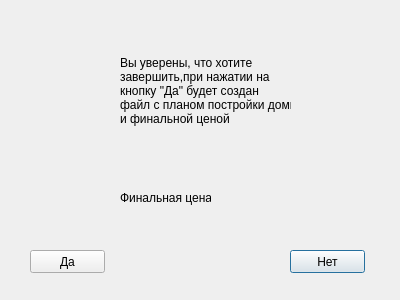
<?xml version="1.0" encoding="UTF-8"?>
<ui version="4.0">
 <class>finish</class>
 <widget class="QDialog" name="finish">
  <property name="geometry">
   <rect>
    <x>0</x>
    <y>0</y>
    <width>400</width>
    <height>300</height>
   </rect>
  </property>
  <property name="windowTitle">
   <string>Завершение</string>
  </property>
  <widget class="QPushButton" name="pushButton">
   <property name="geometry">
    <rect>
     <x>290</x>
     <y>250</y>
     <width>75</width>
     <height>23</height>
    </rect>
   </property>
   <property name="text">
    <string>Нет</string>
   </property>
  </widget>
  <widget class="QPushButton" name="pushButton_2">
   <property name="geometry">
    <rect>
     <x>30</x>
     <y>250</y>
     <width>75</width>
     <height>23</height>
    </rect>
   </property>
   <property name="text">
    <string>Да</string>
   </property>
  </widget>
  <widget class="QLabel" name="label">
   <property name="geometry">
    <rect>
     <x>120</x>
     <y>30</y>
     <width>171</width>
     <height>121</height>
    </rect>
   </property>
   <property name="text">
    <string>Вы уверены, что хотите 
завершить,при нажатии на 
кнопку &quot;Да&quot; будет создан
файл с планом постройки домика
и финальной ценой</string>
   </property>
  </widget>
  <widget class="QLabel" name="label_2">
   <property name="geometry">
    <rect>
     <x>120</x>
     <y>190</y>
     <width>91</width>
     <height>16</height>
    </rect>
   </property>
   <property name="text">
    <string>Финальная цена:</string>
   </property>
  </widget>
  <widget class="QLabel" name="FullPrice">
   <property name="geometry">
    <rect>
     <x>210</x>
     <y>190</y>
     <width>111</width>
     <height>16</height>
    </rect>
   </property>
   <property name="text">
    <string/>
   </property>
  </widget>
 </widget>
 <resources/>
 <connections/>
</ui>
